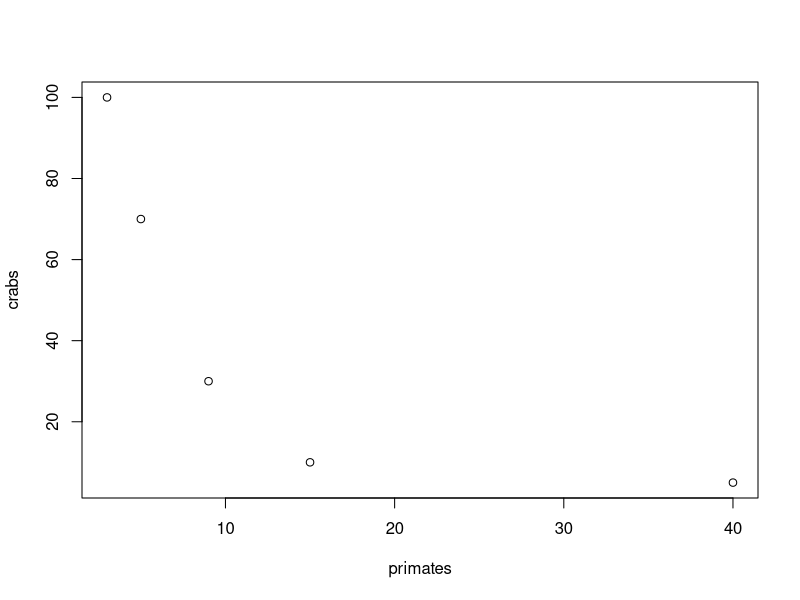
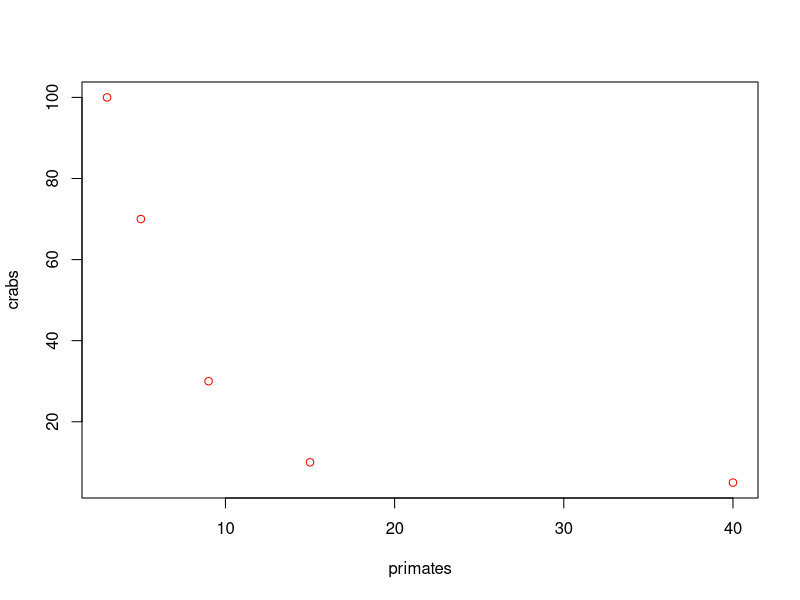
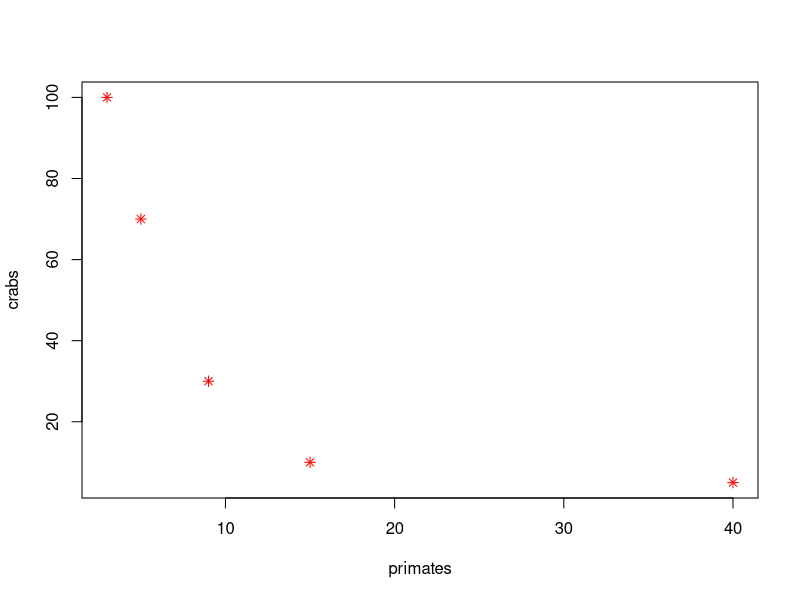
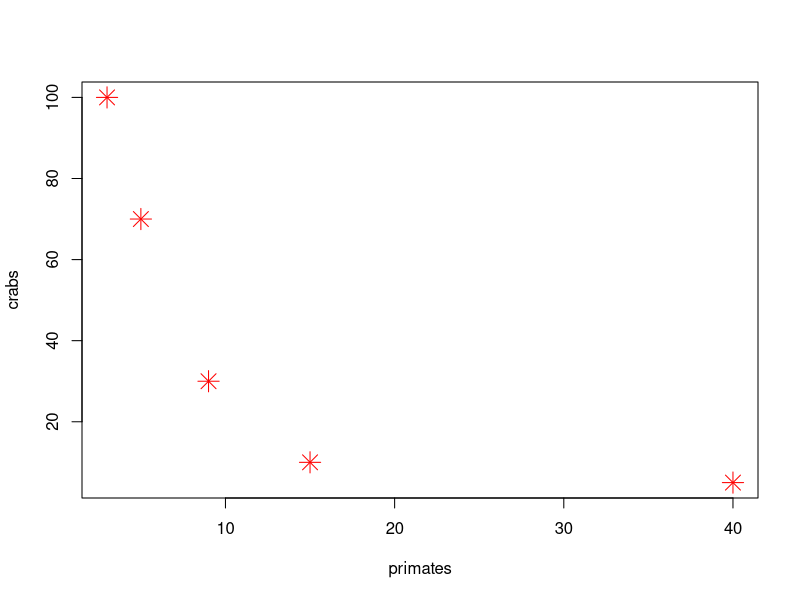
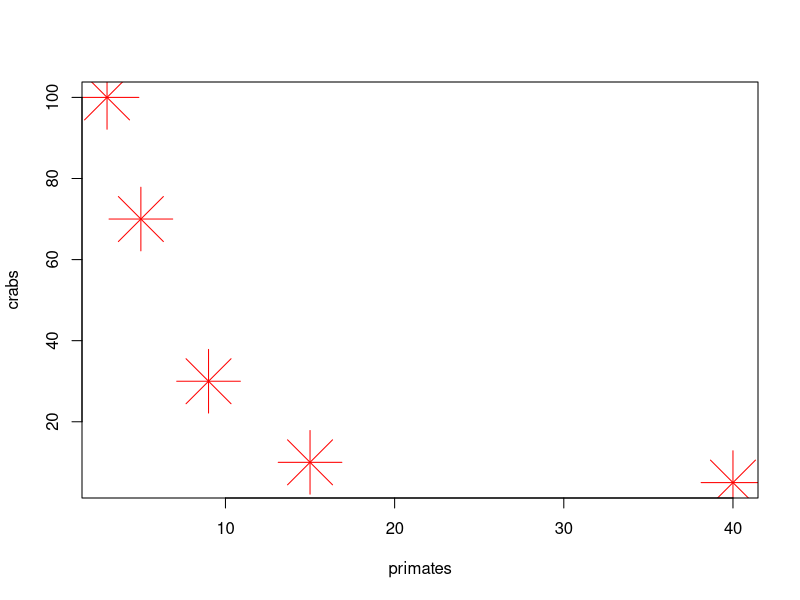
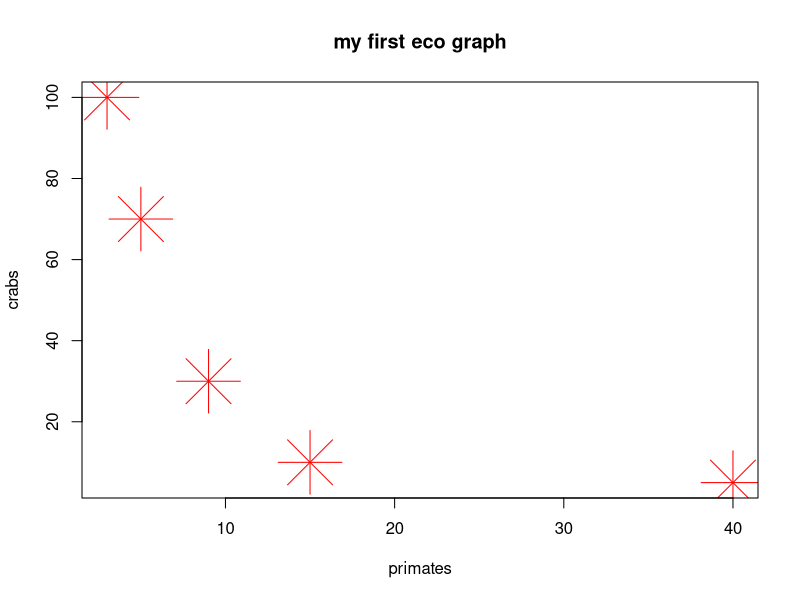

Reproduce these figures in R, in order.
# write whatever you want

# this is an array
primates <- c(3, 5, 9, 15, 40)
primates

# new set:
crabs <- c(100, 70, 30, 10, 5)

# first plot in R
plot(primates, crabs)

plot(primates, crabs, col="red")

plot(primates, crabs, col="red", pch=8)

plot(primates, crabs, col="red", pch=8, cex=2)

plot(primates, crabs, col="red", pch=8, cex=6)

plot(primates, crabs, col="red", pch=8, cex=6, main="my first eco graph")

# create a dataframe
ecoset <- data.frame(primates, crabs)

# ecological numbers
# mean number of individuals for site
(3+5+9+15+40)/5

# summary of the dataframe
summary(ecoset)
